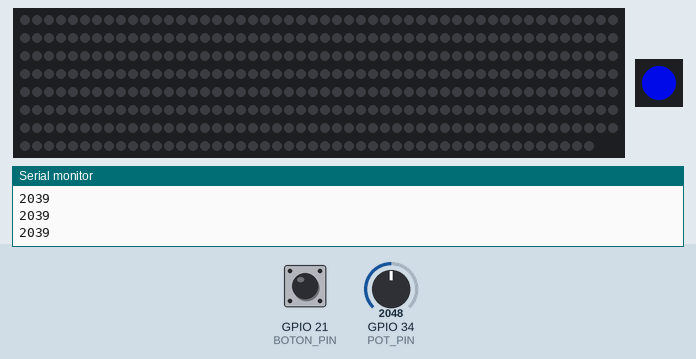
A sketch run on a simulated ESP32. Shown: 398 RGB LEDs in strip order, left to right, continuing on the next row, 1 RGB LEDs in strip order, left to right, the last lines printed to the serial monitor. Inputs (shaded band) come from the test bench; at power-on: GPIO 21 (BOTON_PIN) HIGH, GPIO 34 (POT_PIN) = 2048. Dim RGB values are drawn brighter than linear; random numbers use the default seed unless the sketch sets one.

Above: at 1.2 s.
1.3 s: GPIO 21 (BOTON_PIN) pulled LOW for 0.15 s
2.0 s: GPIO 34 (POT_PIN) set to 2702
3.8 s: GPIO 34 (POT_PIN) set to 2807
At 3.96 s:
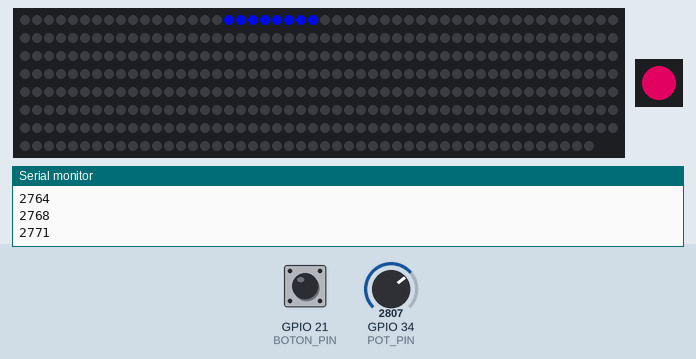
5.8 s: GPIO 21 (BOTON_PIN) pulled LOW for 1 s
7.4 s: GPIO 34 (POT_PIN) set to 2685
At 7.66 s:
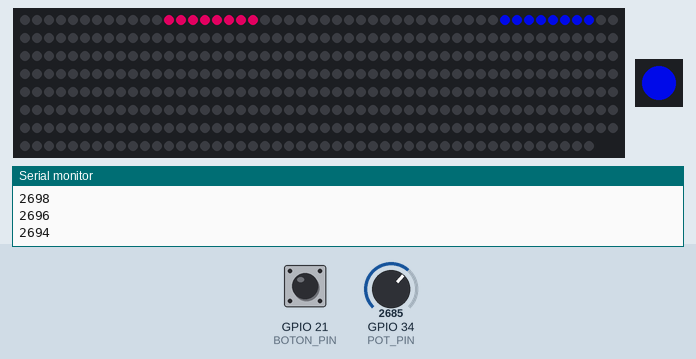
9.4 s: GPIO 34 (POT_PIN) set to 2765
At 12.0 s:
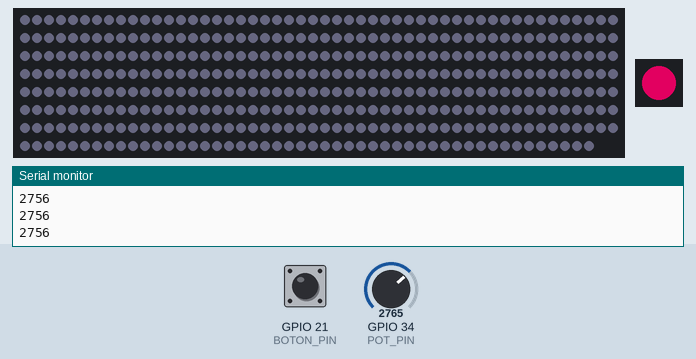
Timing chart, 0 to 13.4 s (numbered marks = the images above; inputs shaded):
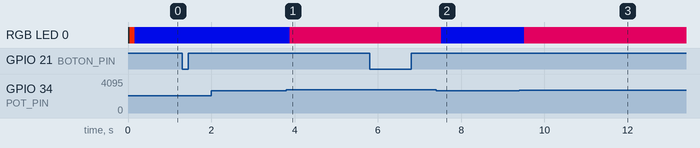

Measured:
- the behaviour switches between 2733 and 2734 on GPIO 34 (POT_PIN) (found by bisection; images 0 and 1)

The sketch:

CodigoNudge_v5.ino
```cpp
//NO FUNCIONA BIEN EL VOLVER DE LA ANIMACIÓN DE RESPIRACIÓN

#include <FastLED.h>

#define TIRA_PIN 18
#define BOTON_PIN 21
#define INDICADOR_PIN 19
#define POT_PIN 34

#define NUM_LEDS 398
#define COLOR_ORDEN BRG
#define LED_TYPE WS2811

#define NUM_INDICADOR 1

#define MAX_LEDS 398
#define SIZE_VIAJERO 8
#define MAX_VIAJEROS 200

CRGB leds[NUM_LEDS];
CRGB indicador[NUM_INDICADOR];
CRGB colorFondo = CRGB::Black;

struct Viajero {
  int pos;
  // CRGB color;
  int colorIndex;
  bool activo;
};

Viajero viajeros[MAX_VIAJEROS];

int colorSeleccionadoIndex = 0;  // índice del color seleccionado
bool botonPrevio = HIGH;
unsigned long ultimaActividad = 0;
int ultimoValorPot = 0;
int nextViajero = 0;
bool fondoDefinido = false;

uint8_t minBrillo = 5;
uint8_t maxBrillo = 50;

bool respiracionActiva = false;

unsigned long tiempoInactividadRandom = 0;
int minRandom = 5000;
int maxRandom = 10000;

CHSV coloresPredefinidos[12] = {
  CHSV(13, 250, 255),   // naranja 0
  CHSV(158, 255, 222),  // azul 1
  CHSV(227, 255, 245),  // rosa 2

  CHSV(5, 250, 255),  // naranjarojo 3
  CHSV(5, 153, 255),  // naranja pastel 4

  CHSV(139, 255, 224),  // celeste 5
  CHSV(144, 143, 224),  // celeste pastel 6

  CHSV(206, 255, 245),  // rosavioleta 7
  CHSV(206, 127, 245),  // rosapastel 8

  CHSV(13, 150, maxBrillo),   // naranjablanco 9
  CHSV(158, 30, maxBrillo),   // azulblanco 10
  CHSV(227, 150, maxBrillo),  // rosablanco 11
};

void lienzoBlanco();
void enviarViajero();

void setup() {
  Serial.begin(115200);  // Inicializa el monitor serial a 115200 baudios
  FastLED.addLeds<LED_TYPE, TIRA_PIN, COLOR_ORDEN>(leds, NUM_LEDS);
  FastLED.clear();
  FastLED.show();

  FastLED.addLeds<LED_TYPE, INDICADOR_PIN, COLOR_ORDEN>(indicador, NUM_INDICADOR);
  indicador[0] = CRGB::Black;
  FastLED.show();

  pinMode(BOTON_PIN, INPUT_PULLUP);

  // Inicializar viajeros
  for (int i = 0; i < MAX_VIAJEROS; i++) {
    viajeros[i].activo = false;
  }

  randomSeed(analogRead(0));
  ultimaActividad = millis();
  tiempoInactividadRandom = random(minRandom, maxRandom);
}

void loop() {
  // Leer potenciómetro
  static int valorPotFiltrado = 0;
  int valorPot = analogRead(POT_PIN);
  valorPotFiltrado = (valorPotFiltrado * 0.9) + (valorPot * 0.1);

  if (valorPotFiltrado < 1362) {
    colorSeleccionadoIndex = 0;
  } else if (valorPotFiltrado < 2725) {
    colorSeleccionadoIndex = 1;
  } else {
    colorSeleccionadoIndex = 2;
  }
  indicador[0] = coloresPredefinidos[colorSeleccionadoIndex];

  // Detectar actividad en potenciómetro o botón
  bool botonActual = digitalRead(BOTON_PIN);
  if (abs(valorPotFiltrado - ultimoValorPot) > 40) {
    ultimaActividad = millis();
    tiempoInactividadRandom = random(minRandom, maxRandom);
  }
  ultimoValorPot = valorPotFiltrado;

  // Inactividad: activar lienzo blanco y respiración
  if (!respiracionActiva && millis() - ultimaActividad > tiempoInactividadRandom) {
    Serial.println("SISTEMA INACTIVO - Activando lienzo blanco");
    lienzoBlanco();
    respiracionActiva = true;
  }

  // Boton
  if (botonPrevio == HIGH && botonActual == LOW) {
    ultimaActividad = millis();  // el botón también cuenta como actividad
    tiempoInactividadRandom = random(minRandom, maxRandom);


    if (respiracionActiva) {
      respiracionActiva = false;
      fill_solid(leds, NUM_LEDS, colorFondo);
      enviarViajero();
      FastLED.show();
    } else {
      enviarViajero();
    }
  }
  botonPrevio = botonActual;

  // --- Animación principal / respiración ---
  // --- Respiración ---
  EVERY_N_MILLISECONDS(50) {
    if (respiracionActiva) {
      unsigned long tAhora = millis();
      float periodo = 2800.0;
      float tRelativo = fmod(tAhora, periodo) / periodo;
      float valorSeno = sin(tRelativo * 2 * PI);  // -1 a 1

      float easing = (valorSeno + 1.0) / 2.0;

      easing = (pow(easing, 2.5) + pow(1 - easing, 2.5));

      uint8_t brillo = minBrillo + easing * (maxBrillo - minBrillo);  // 30..100 %
      for (int i = 0; i < NUM_LEDS; i++) {
        CRGB colorResp = colorFondo;             // base limpia
        colorResp.nscale8_video(brillo * 2.55);  // aplica brillo
        leds[i] = colorResp;
      }
    }
  }
  // --- Animación de viajeros ---
  EVERY_N_MILLISECONDS(150) {
    if (!respiracionActiva) {
      for (int i = 0; i < NUM_LEDS; i++) leds[i] = colorFondo;
      for (int i = 0; i < MAX_VIAJEROS; i++) {
        if (viajeros[i].activo) {
          viajeros[i].pos = (viajeros[i].pos + 1) % (NUM_LEDS + 1);
          for (int j = 0; j < SIZE_VIAJERO; j++) {
            int ledIndex = (viajeros[i].pos + j) % (NUM_LEDS + 1);
            leds[ledIndex] = coloresPredefinidos[viajeros[i].colorIndex];
          }
        }
      }
    }
  }

  FastLED.show();
  Serial.println(valorPotFiltrado);
}


//-----------------------FUNCIONES AUXILIARES-----------------------------------------

void lienzoBlanco() {
  int contador[3] = { 0, 0, 0 };

  //Contar colores de los viajeros activos
  for (int i = 0; i < MAX_VIAJEROS; i++) {
    if (viajeros[i].activo) {
      int index = viajeros[i].colorIndex;
      if (index >= 0 && index <= 8) {
        // clasificación de grupos
        if (index == 0 || index == 3 || index == 4) contador[0]++;
        else if (index == 1 || index == 5 || index == 6) contador[1]++;
        else if (index == 2 || index == 7 || index == 8) contador[2]++;
      }
    }
  }

  // Calcular total y existencia de viajeros
  int total = contador[0] + contador[1] + contador[2];
  if (total == 0) {
    Serial.println("No hay viajeros activos para lienzo blanco");
    return;
  }

  //Determinar color predominante
  int predominante = 0;
  for (int i = 1; i < 3; i++) {
    if (contador[i] > contador[predominante]) {
      predominante = i;
    }
  }

  int indiceFondo;
  if (predominante == 0) {
    indiceFondo = 9;
  } else if (predominante == 1) {
    indiceFondo = 10;
  } else if (predominante == 2) {
    indiceFondo = 11;
  }

  colorFondo = coloresPredefinidos[indiceFondo];
  fondoDefinido = true;

  //resetar borrar viajeros hasta el momento
  for (int i = 0; i < MAX_VIAJEROS; i++) {
    viajeros[i].activo = false;
  }
  nextViajero = 0;

  //pintar la tira del color de fondo predominante
  for (int i = 0; i < NUM_LEDS; i++) {
    leds[i] = colorFondo;
  }

  // Mostrar resultados
  Serial.println("-----Lienzo Blanco-----");
  Serial.print("NARANJA: ");
  Serial.print((contador[0] * 100) / total);
  Serial.println("%");
  Serial.print("AZUL: ");
  Serial.print((contador[1] * 100) / total);
  Serial.println("%");
  Serial.print("ROSA: ");
  Serial.print((contador[2] * 100) / total);
  Serial.println("%");
}

void enviarViajero() {
  bool enviado = false;
  for (int i = 0; i < MAX_VIAJEROS; i++) {
    if (!viajeros[i].activo) {
      viajeros[i].pos = 0;
      viajeros[i].colorIndex = colorSeleccionadoIndex;
      viajeros[i].activo = true;
      enviado = true;
      break;
    }
  }
  if (!enviado) {
    viajeros[nextViajero].pos = 0;
    viajeros[nextViajero].colorIndex = colorSeleccionadoIndex;
    viajeros[nextViajero].activo = true;
    nextViajero = (nextViajero + 1) % MAX_VIAJEROS;
  }
}
```
